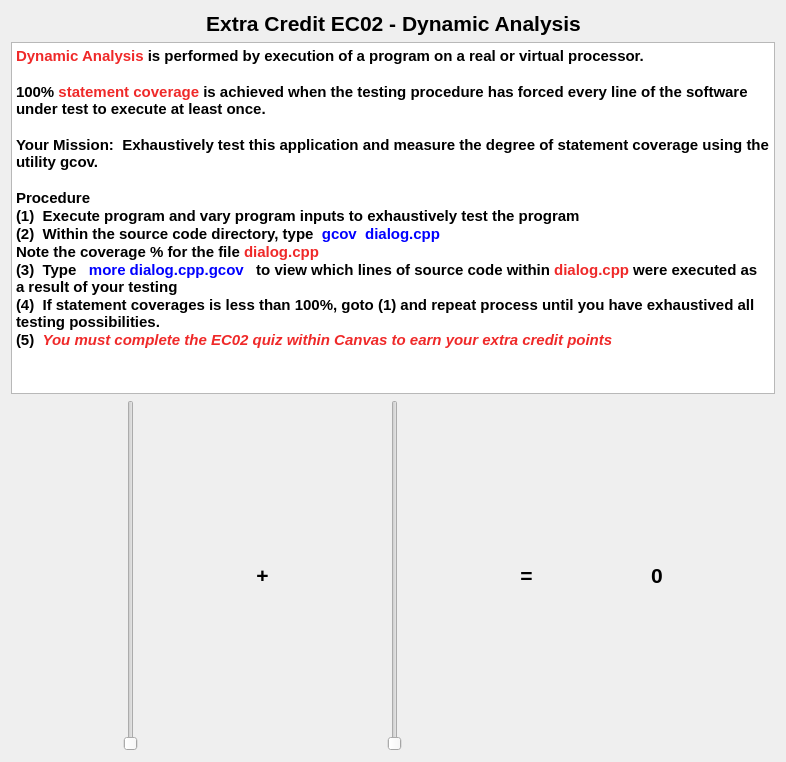
<?xml version="1.0" encoding="UTF-8"?>
<ui version="4.0">
 <class>Dialog</class>
 <widget class="QDialog" name="Dialog">
  <property name="geometry">
   <rect>
    <x>0</x>
    <y>0</y>
    <width>786</width>
    <height>762</height>
   </rect>
  </property>
  <property name="windowTitle">
   <string>Dialog</string>
  </property>
  <layout class="QVBoxLayout" name="verticalLayout">
   <item>
    <layout class="QHBoxLayout" name="horizontalLayout">
     <item>
      <spacer name="horizontalSpacer">
       <property name="orientation">
        <enum>Qt::Horizontal</enum>
       </property>
       <property name="sizeHint" stdset="0">
        <size>
         <width>40</width>
         <height>20</height>
        </size>
       </property>
      </spacer>
     </item>
     <item>
      <widget class="QLabel" name="label">
       <property name="font">
        <font>
         <pointsize>16</pointsize>
         <weight>75</weight>
         <bold>true</bold>
        </font>
       </property>
       <property name="text">
        <string>Extra Credit EC02 - Dynamic Analysis</string>
       </property>
       <property name="alignment">
        <set>Qt::AlignCenter</set>
       </property>
      </widget>
     </item>
     <item>
      <spacer name="horizontalSpacer_2">
       <property name="orientation">
        <enum>Qt::Horizontal</enum>
       </property>
       <property name="sizeHint" stdset="0">
        <size>
         <width>40</width>
         <height>20</height>
        </size>
       </property>
      </spacer>
     </item>
    </layout>
   </item>
   <item>
    <widget class="QTextBrowser" name="textBrowser">
     <property name="html">
      <string>&lt;!DOCTYPE HTML PUBLIC &quot;-//W3C//DTD HTML 4.0//EN&quot; &quot;http://www.w3.org/TR/REC-html40/strict.dtd&quot;&gt;
&lt;html&gt;&lt;head&gt;&lt;meta name=&quot;qrichtext&quot; content=&quot;1&quot; /&gt;&lt;style type=&quot;text/css&quot;&gt;
p, li { white-space: pre-wrap; }
&lt;/style&gt;&lt;/head&gt;&lt;body style=&quot; font-family:'Cantarell'; font-size:11pt; font-weight:400; font-style:normal;&quot;&gt;
&lt;p style=&quot; margin-top:0px; margin-bottom:0px; margin-left:0px; margin-right:0px; -qt-block-indent:0; text-indent:0px;&quot;&gt;&lt;span style=&quot; font-weight:600; color:#ef2929;&quot;&gt;Dynamic Analysis&lt;/span&gt;&lt;span style=&quot; font-weight:600;&quot;&gt; is performed by execution of a program on a real or virtual processor.  &lt;/span&gt;&lt;/p&gt;
&lt;p style=&quot;-qt-paragraph-type:empty; margin-top:0px; margin-bottom:0px; margin-left:0px; margin-right:0px; -qt-block-indent:0; text-indent:0px; font-weight:600;&quot;&gt;&lt;br /&gt;&lt;/p&gt;
&lt;p style=&quot; margin-top:0px; margin-bottom:0px; margin-left:0px; margin-right:0px; -qt-block-indent:0; text-indent:0px;&quot;&gt;&lt;span style=&quot; font-weight:600;&quot;&gt;100% &lt;/span&gt;&lt;span style=&quot; font-weight:600; color:#ef2929;&quot;&gt;statement coverage&lt;/span&gt;&lt;span style=&quot; font-weight:600;&quot;&gt; is achieved when the testing procedure has forced every line of the software under test to execute at least once.&lt;/span&gt;&lt;/p&gt;
&lt;p style=&quot;-qt-paragraph-type:empty; margin-top:0px; margin-bottom:0px; margin-left:0px; margin-right:0px; -qt-block-indent:0; text-indent:0px; font-weight:600;&quot;&gt;&lt;br /&gt;&lt;/p&gt;
&lt;p style=&quot; margin-top:0px; margin-bottom:0px; margin-left:0px; margin-right:0px; -qt-block-indent:0; text-indent:0px;&quot;&gt;&lt;span style=&quot; font-weight:600;&quot;&gt;Your Mission:  Exhaustively test this application and measure the degree of statement coverage using the utility gcov.   &lt;/span&gt;&lt;/p&gt;
&lt;p style=&quot;-qt-paragraph-type:empty; margin-top:0px; margin-bottom:0px; margin-left:0px; margin-right:0px; -qt-block-indent:0; text-indent:0px; font-weight:600;&quot;&gt;&lt;br /&gt;&lt;/p&gt;
&lt;p style=&quot; margin-top:0px; margin-bottom:0px; margin-left:0px; margin-right:0px; -qt-block-indent:0; text-indent:0px;&quot;&gt;&lt;span style=&quot; font-weight:600;&quot;&gt;Procedure&lt;/span&gt;&lt;/p&gt;
&lt;p style=&quot; margin-top:0px; margin-bottom:0px; margin-left:0px; margin-right:0px; -qt-block-indent:0; text-indent:0px;&quot;&gt;&lt;span style=&quot; font-weight:600;&quot;&gt;(1)  Execute program and vary program inputs to exhaustively test the program&lt;/span&gt;&lt;/p&gt;
&lt;p style=&quot; margin-top:0px; margin-bottom:0px; margin-left:0px; margin-right:0px; -qt-block-indent:0; text-indent:0px;&quot;&gt;&lt;span style=&quot; font-weight:600;&quot;&gt;(2)  Within the source code directory, type  &lt;/span&gt;&lt;span style=&quot; font-weight:600; color:#0000ff;&quot;&gt;gcov  dialog.cpp&lt;/span&gt;&lt;span style=&quot; font-weight:600;&quot;&gt;  &lt;/span&gt;&lt;/p&gt;
&lt;p style=&quot; margin-top:0px; margin-bottom:0px; margin-left:0px; margin-right:0px; -qt-block-indent:0; text-indent:0px;&quot;&gt;&lt;span style=&quot; font-weight:600;&quot;&gt;Note the coverage % for the file &lt;/span&gt;&lt;span style=&quot; font-weight:600; color:#ef2929;&quot;&gt;dialog.cpp&lt;/span&gt;&lt;/p&gt;
&lt;p style=&quot; margin-top:0px; margin-bottom:0px; margin-left:0px; margin-right:0px; -qt-block-indent:0; text-indent:0px;&quot;&gt;&lt;span style=&quot; font-weight:600;&quot;&gt;(3)  Type   &lt;/span&gt;&lt;span style=&quot; font-weight:600; color:#0000ff;&quot;&gt;more dialog.cpp.gcov&lt;/span&gt;&lt;span style=&quot; font-weight:600;&quot;&gt;   to view which lines of source code within &lt;/span&gt;&lt;span style=&quot; font-weight:600; color:#ef2929;&quot;&gt;dialog.cpp&lt;/span&gt;&lt;span style=&quot; font-weight:600;&quot;&gt; were executed as a result of your testing&lt;/span&gt;&lt;/p&gt;
&lt;p style=&quot; margin-top:0px; margin-bottom:0px; margin-left:0px; margin-right:0px; -qt-block-indent:0; text-indent:0px;&quot;&gt;&lt;span style=&quot; font-weight:600;&quot;&gt;(4)  If statement coverages is less than 100%, goto (1) and repeat process until you have exhaustived all testing possibilities.&lt;/span&gt;&lt;/p&gt;
&lt;p style=&quot; margin-top:0px; margin-bottom:0px; margin-left:0px; margin-right:0px; -qt-block-indent:0; text-indent:0px;&quot;&gt;&lt;span style=&quot; font-weight:600;&quot;&gt;(5)  &lt;/span&gt;&lt;span style=&quot; font-weight:600; font-style:italic; color:#ef2929;&quot;&gt;You must complete the EC02 quiz within Canvas to earn your extra credit points&lt;/span&gt;&lt;/p&gt;
&lt;p style=&quot;-qt-paragraph-type:empty; margin-top:0px; margin-bottom:0px; margin-left:0px; margin-right:0px; -qt-block-indent:0; text-indent:0px; font-weight:600;&quot;&gt;&lt;br /&gt;&lt;/p&gt;
&lt;p style=&quot;-qt-paragraph-type:empty; margin-top:0px; margin-bottom:0px; margin-left:0px; margin-right:0px; -qt-block-indent:0; text-indent:0px; font-weight:600;&quot;&gt;&lt;br /&gt;&lt;/p&gt;&lt;/body&gt;&lt;/html&gt;</string>
     </property>
    </widget>
   </item>
   <item>
    <layout class="QHBoxLayout" name="horizontalLayout_2">
     <item>
      <spacer name="horizontalSpacer_3">
       <property name="orientation">
        <enum>Qt::Horizontal</enum>
       </property>
       <property name="sizeHint" stdset="0">
        <size>
         <width>40</width>
         <height>20</height>
        </size>
       </property>
      </spacer>
     </item>
     <item>
      <widget class="QSlider" name="leftSlider">
       <property name="maximum">
        <number>5</number>
       </property>
       <property name="orientation">
        <enum>Qt::Vertical</enum>
       </property>
      </widget>
     </item>
     <item>
      <spacer name="horizontalSpacer_4">
       <property name="orientation">
        <enum>Qt::Horizontal</enum>
       </property>
       <property name="sizeHint" stdset="0">
        <size>
         <width>40</width>
         <height>20</height>
        </size>
       </property>
      </spacer>
     </item>
     <item>
      <widget class="QLabel" name="label_2">
       <property name="font">
        <font>
         <pointsize>16</pointsize>
         <weight>75</weight>
         <bold>true</bold>
        </font>
       </property>
       <property name="text">
        <string>+</string>
       </property>
       <property name="alignment">
        <set>Qt::AlignCenter</set>
       </property>
      </widget>
     </item>
     <item>
      <spacer name="horizontalSpacer_5">
       <property name="orientation">
        <enum>Qt::Horizontal</enum>
       </property>
       <property name="sizeHint" stdset="0">
        <size>
         <width>40</width>
         <height>20</height>
        </size>
       </property>
      </spacer>
     </item>
     <item>
      <widget class="QSlider" name="rightSlider">
       <property name="maximum">
        <number>5</number>
       </property>
       <property name="orientation">
        <enum>Qt::Vertical</enum>
       </property>
      </widget>
     </item>
     <item>
      <spacer name="horizontalSpacer_6">
       <property name="orientation">
        <enum>Qt::Horizontal</enum>
       </property>
       <property name="sizeHint" stdset="0">
        <size>
         <width>40</width>
         <height>20</height>
        </size>
       </property>
      </spacer>
     </item>
     <item>
      <widget class="QLabel" name="label_3">
       <property name="font">
        <font>
         <pointsize>16</pointsize>
         <weight>75</weight>
         <bold>true</bold>
        </font>
       </property>
       <property name="text">
        <string>=</string>
       </property>
       <property name="alignment">
        <set>Qt::AlignCenter</set>
       </property>
      </widget>
     </item>
     <item>
      <spacer name="horizontalSpacer_7">
       <property name="orientation">
        <enum>Qt::Horizontal</enum>
       </property>
       <property name="sizeHint" stdset="0">
        <size>
         <width>40</width>
         <height>20</height>
        </size>
       </property>
      </spacer>
     </item>
     <item>
      <widget class="QLabel" name="sumLabel">
       <property name="font">
        <font>
         <pointsize>16</pointsize>
         <weight>75</weight>
         <bold>true</bold>
        </font>
       </property>
       <property name="frameShape">
        <enum>QFrame::NoFrame</enum>
       </property>
       <property name="text">
        <string>0</string>
       </property>
       <property name="alignment">
        <set>Qt::AlignCenter</set>
       </property>
      </widget>
     </item>
     <item>
      <spacer name="horizontalSpacer_8">
       <property name="orientation">
        <enum>Qt::Horizontal</enum>
       </property>
       <property name="sizeHint" stdset="0">
        <size>
         <width>40</width>
         <height>20</height>
        </size>
       </property>
      </spacer>
     </item>
    </layout>
   </item>
  </layout>
 </widget>
 <layoutdefault spacing="6" margin="11"/>
 <resources/>
 <connections/>
</ui>
